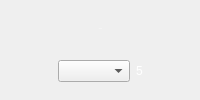
                      <widget class="QWidget" name="widget_p1_sensor_5" native="true">
                       <property name="sizePolicy">
                        <sizepolicy hsizetype="Preferred" vsizetype="Expanding">
                         <horstretch>0</horstretch>
                         <verstretch>0</verstretch>
                        </sizepolicy>
                       </property>
                       <property name="minimumSize">
                        <size>
                         <width>0</width>
                         <height>100</height>
                        </size>
                       </property>
                       <property name="maximumSize">
                        <size>
                         <width>16777215</width>
                         <height>16777215</height>
                        </size>
                       </property>
                       <property name="styleSheet">
                        <string notr="true">QWidget#widget_sensor1 {
    border-image: url(display_widget.png);
    background-repeat: no-repeat;
    background-position: center;
    background-size: cover;
}</string>
                       </property>
                       <layout class="QGridLayout" name="gridLayout_9" rowstretch="0">
                        <item row="0" column="0">
                         <layout class="QVBoxLayout" name="vlayout_p1_sensor_5" stretch="1,1">
                          <item>
                           <layout class="QHBoxLayout" name="horizontalLayout_11">
                            <item>
                             <spacer name="horizontalSpacer_16">
                              <property name="orientation">
                               <enum>Qt::Horizontal</enum>
                              </property>
                              <property name="sizeHint" stdset="0">
                               <size>
                                <width>40</width>
                                <height>20</height>
                               </size>
                              </property>
                             </spacer>
                            </item>
                            <item>
                             <widget class="QLabel" name="lbl_p1_sensor_name_5">
                              <property name="palette">
                               <palette>
                                <active>
                                 <colorrole role="WindowText">
                                  <brush brushstyle="SolidPattern">
                                   <color alpha="255">
                                    <red>255</red>
                                    <green>255</green>
                                    <blue>255</blue>
                                   </color>
                                  </brush>
                                 </colorrole>
                                </active>
                                <inactive>
                                 <colorrole role="WindowText">
                                  <brush brushstyle="SolidPattern">
                                   <color alpha="255">
                                    <red>255</red>
                                    <green>255</green>
                                    <blue>255</blue>
                                   </color>
                                  </brush>
                                 </colorrole>
                                </inactive>
                                <disabled>
                                 <colorrole role="WindowText">
                                  <brush brushstyle="SolidPattern">
                                   <color alpha="255">
                                    <red>120</red>
                                    <green>120</green>
                                    <blue>120</blue>
                                   </color>
                                  </brush>
                                 </colorrole>
                                </disabled>
                               </palette>
                              </property>
                              <property name="font">
                               <font>
                                <family>Arial</family>
                                <pointsize>-1</pointsize>
                               </font>
                              </property>
                              <property name="text">
                               <string>Sensor</string>
                              </property>
                              <property name="scaledContents">
                               <bool>true</bool>
                              </property>
                              <property name="alignment">
                               <set>Qt::AlignCenter</set>
                              </property>
                             </widget>
                            </item>
                            <item>
                             <spacer name="horizontalSpacer_8">
                              <property name="orientation">
                               <enum>Qt::Horizontal</enum>
                              </property>
                              <property name="sizeHint" stdset="0">
                               <size>
                                <width>40</width>
                                <height>20</height>
                               </size>
                              </property>
                             </spacer>
                            </item>
                           </layout>
                          </item>
                          <item>
                           <layout class="QHBoxLayout" name="horizontalLayout_12">
                            <item>
                             <spacer name="horizontalSpacer_17">
                              <property name="orientation">
                               <enum>Qt::Horizontal</enum>
                              </property>
                              <property name="sizeHint" stdset="0">
                               <size>
                                <width>40</width>
                                <height>20</height>
                               </size>
                              </property>
                             </spacer>
                            </item>
                            <item>
                             <widget class="QComboBox" name="combo_p1_sensor_selector_5"/>
                            </item>
                            <item>
                             <widget class="QLabel" name="lbl_p1_sensor_5">
                              <property name="palette">
                               <palette>
                                <active>
                                 <colorrole role="WindowText">
                                  <brush brushstyle="SolidPattern">
                                   <color alpha="255">
                                    <red>255</red>
                                    <green>255</green>
                                    <blue>255</blue>
                                   </color>
                                  </brush>
                                 </colorrole>
                                </active>
                                <inactive>
                                 <colorrole role="WindowText">
                                  <brush brushstyle="SolidPattern">
                                   <color alpha="255">
                                    <red>255</red>
                                    <green>255</green>
                                    <blue>255</blue>
                                   </color>
                                  </brush>
                                 </colorrole>
                                </inactive>
                                <disabled>
                                 <colorrole role="WindowText">
                                  <brush brushstyle="SolidPattern">
                                   <color alpha="255">
                                    <red>120</red>
                                    <green>120</green>
                                    <blue>120</blue>
                                   </color>
                                  </brush>
                                 </colorrole>
                                </disabled>
                               </palette>
                              </property>
                              <property name="text">
                               <string>5</string>
                              </property>
                              <property name="scaledContents">
                               <bool>true</bool>
                              </property>
                              <property name="alignment">
                               <set>Qt::AlignCenter</set>
                              </property>
                             </widget>
                            </item>
                            <item>
                             <spacer name="horizontalSpacer_18">
                              <property name="orientation">
                               <enum>Qt::Horizontal</enum>
                              </property>
                              <property name="sizeHint" stdset="0">
                               <size>
                                <width>40</width>
                                <height>20</height>
                               </size>
                              </property>
                             </spacer>
                            </item>
                           </layout>
                          </item>
                         </layout>
                        </item>
                       </layout>
                      </widget>
